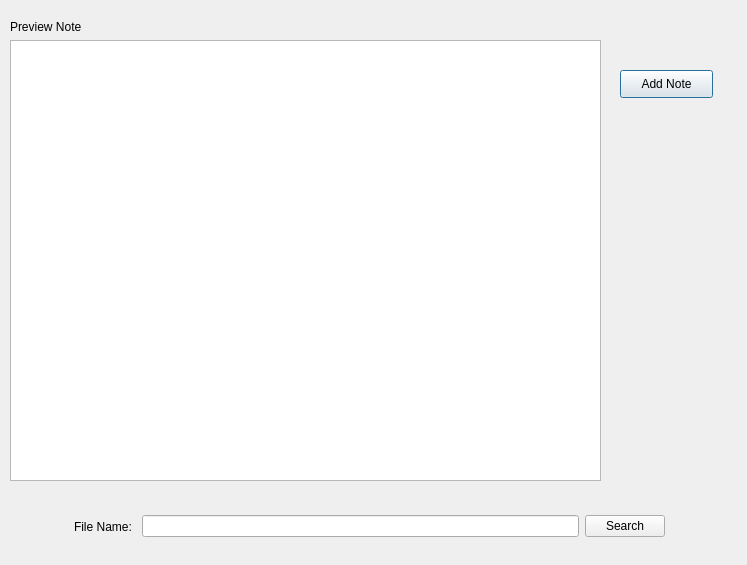
<?xml version="1.0" encoding="UTF-8"?>
<ui version="4.0">
 <class>SearchNote</class>
 <widget class="QDialog" name="SearchNote">
  <property name="geometry">
   <rect>
    <x>0</x>
    <y>0</y>
    <width>747</width>
    <height>565</height>
   </rect>
  </property>
  <property name="windowTitle">
   <string>Dialog</string>
  </property>
  <widget class="QPushButton" name="addNoteYes">
   <property name="geometry">
    <rect>
     <x>620</x>
     <y>70</y>
     <width>93</width>
     <height>28</height>
    </rect>
   </property>
   <property name="text">
    <string>Add Note</string>
   </property>
  </widget>
  <widget class="QWidget" name="layoutWidget">
   <property name="geometry">
    <rect>
     <x>74</x>
     <y>496</y>
     <width>591</width>
     <height>61</height>
    </rect>
   </property>
   <layout class="QHBoxLayout" name="horizontalLayout">
    <item>
     <widget class="QLabel" name="searchLabel">
      <property name="text">
       <string>File Name: </string>
      </property>
     </widget>
    </item>
    <item>
     <widget class="QLineEdit" name="fileNameLine"/>
    </item>
    <item>
     <widget class="QPushButton" name="searchButton">
      <property name="text">
       <string>Search</string>
      </property>
     </widget>
    </item>
   </layout>
  </widget>
  <widget class="QWidget" name="layoutWidget">
   <property name="geometry">
    <rect>
     <x>10</x>
     <y>20</y>
     <width>591</width>
     <height>461</height>
    </rect>
   </property>
   <layout class="QVBoxLayout" name="verticalLayout">
    <item>
     <widget class="QLabel" name="PreviewLabel">
      <property name="text">
       <string>Preview Note</string>
      </property>
     </widget>
    </item>
    <item>
     <widget class="QTextBrowser" name="previewWindow"/>
    </item>
   </layout>
  </widget>
 </widget>
 <resources/>
 <connections/>
</ui>
